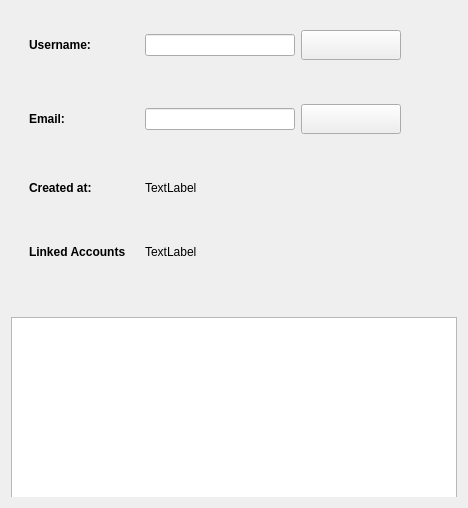
            <widget class="QWidget" name="profile_page">
             <layout class="QHBoxLayout" name="horizontalLayout_10">
              <item>
               <widget class="QWidget" name="widget_6" native="true">
                <layout class="QVBoxLayout" name="verticalLayout_15">
                 <property name="spacing">
                  <number>-1</number>
                 </property>
                 <property name="leftMargin">
                  <number>0</number>
                 </property>
                 <property name="topMargin">
                  <number>0</number>
                 </property>
                 <property name="rightMargin">
                  <number>0</number>
                 </property>
                 <property name="bottomMargin">
                  <number>0</number>
                 </property>
                 <item>
                  <widget class="QWidget" name="widget_8" native="true">
                   <property name="minimumSize">
                    <size>
                     <width>0</width>
                     <height>50</height>
                    </size>
                   </property>
                   <layout class="QHBoxLayout" name="horizontalLayout_12" stretch="1,1">
                    <item>
                     <widget class="QWidget" name="widget_13" native="true">
                      <property name="minimumSize">
                       <size>
                        <width>0</width>
                        <height>50</height>
                       </size>
                      </property>
                      <layout class="QHBoxLayout" name="horizontalLayout_15">
                       <item>
                        <widget class="QLabel" name="username_change_label">
                         <property name="minimumSize">
                          <size>
                           <width>110</width>
                           <height>0</height>
                          </size>
                         </property>
                         <property name="maximumSize">
                          <size>
                           <width>110</width>
                           <height>16777215</height>
                          </size>
                         </property>
                         <property name="font">
                          <font>
                           <bold>true</bold>
                          </font>
                         </property>
                         <property name="text">
                          <string>Username:</string>
                         </property>
                        </widget>
                       </item>
                       <item>
                        <widget class="QLineEdit" name="username_change_value">
                         <property name="minimumSize">
                          <size>
                           <width>150</width>
                           <height>0</height>
                          </size>
                         </property>
                        </widget>
                       </item>
                       <item>
                        <spacer name="horizontalSpacer_8">
                         <property name="orientation">
                          <enum>Qt::Orientation::Horizontal</enum>
                         </property>
                         <property name="sizeType">
                          <enum>QSizePolicy::Policy::Preferred</enum>
                         </property>
                         <property name="sizeHint" stdset="0">
                          <size>
                           <width>32</width>
                           <height>13</height>
                          </size>
                         </property>
                        </spacer>
                       </item>
                       <item>
                        <widget class="QPushButton" name="username_change_button">
                         <property name="minimumSize">
                          <size>
                           <width>100</width>
                           <height>30</height>
                          </size>
                         </property>
                         <property name="maximumSize">
                          <size>
                           <width>100</width>
                           <height>16777215</height>
                          </size>
                         </property>
                         <property name="text">
                          <string/>
                         </property>
                         <property name="checkable">
                          <bool>true</bool>
                         </property>
                         <property name="autoExclusive">
                          <bool>true</bool>
                         </property>
                        </widget>
                       </item>
                      </layout>
                     </widget>
                    </item>
                    <item>
                     <widget class="QWidget" name="widget_12" native="true">
                      <property name="minimumSize">
                       <size>
                        <width>0</width>
                        <height>40</height>
                       </size>
                      </property>
                     </widget>
                    </item>
                   </layout>
                  </widget>
                 </item>
                 <item>
                  <widget class="QWidget" name="widget_9" native="true">
                   <property name="minimumSize">
                    <size>
                     <width>0</width>
                     <height>50</height>
                    </size>
                   </property>
                   <layout class="QHBoxLayout" name="horizontalLayout_11" stretch="1,1">
                    <item>
                     <widget class="QWidget" name="widget_14" native="true">
                      <property name="minimumSize">
                       <size>
                        <width>0</width>
                        <height>50</height>
                       </size>
                      </property>
                      <layout class="QHBoxLayout" name="horizontalLayout_16">
                       <item>
                        <widget class="QLabel" name="email_change_label">
                         <property name="minimumSize">
                          <size>
                           <width>110</width>
                           <height>0</height>
                          </size>
                         </property>
                         <property name="maximumSize">
                          <size>
                           <width>110</width>
                           <height>16777215</height>
                          </size>
                         </property>
                         <property name="font">
                          <font>
                           <bold>true</bold>
                          </font>
                         </property>
                         <property name="text">
                          <string>Email:</string>
                         </property>
                        </widget>
                       </item>
                       <item>
                        <widget class="QLineEdit" name="email_change_value">
                         <property name="minimumSize">
                          <size>
                           <width>150</width>
                           <height>0</height>
                          </size>
                         </property>
                        </widget>
                       </item>
                       <item>
                        <spacer name="horizontalSpacer_9">
                         <property name="orientation">
                          <enum>Qt::Orientation::Horizontal</enum>
                         </property>
                         <property name="sizeType">
                          <enum>QSizePolicy::Policy::Preferred</enum>
                         </property>
                         <property name="sizeHint" stdset="0">
                          <size>
                           <width>32</width>
                           <height>13</height>
                          </size>
                         </property>
                        </spacer>
                       </item>
                       <item>
                        <widget class="QPushButton" name="email_change_button">
                         <property name="minimumSize">
                          <size>
                           <width>100</width>
                           <height>30</height>
                          </size>
                         </property>
                         <property name="maximumSize">
                          <size>
                           <width>100</width>
                           <height>16777215</height>
                          </size>
                         </property>
                         <property name="text">
                          <string/>
                         </property>
                         <property name="checkable">
                          <bool>true</bool>
                         </property>
                         <property name="autoExclusive">
                          <bool>true</bool>
                         </property>
                        </widget>
                       </item>
                      </layout>
                     </widget>
                    </item>
                    <item>
                     <widget class="QWidget" name="widget_15" native="true"/>
                    </item>
                   </layout>
                  </widget>
                 </item>
                 <item>
                  <widget class="QWidget" name="widget_10" native="true">
                   <property name="minimumSize">
                    <size>
                     <width>0</width>
                     <height>40</height>
                    </size>
                   </property>
                   <layout class="QHBoxLayout" name="horizontalLayout_13" stretch="1,1">
                    <item>
                     <widget class="QWidget" name="widget_17" native="true">
                      <property name="minimumSize">
                       <size>
                        <width>0</width>
                        <height>40</height>
                       </size>
                      </property>
                      <layout class="QHBoxLayout" name="horizontalLayout_17">
                       <item>
                        <widget class="QLabel" name="user_created_label">
                         <property name="minimumSize">
                          <size>
                           <width>110</width>
                           <height>0</height>
                          </size>
                         </property>
                         <property name="font">
                          <font>
                           <bold>true</bold>
                          </font>
                         </property>
                         <property name="text">
                          <string>Created at:</string>
                         </property>
                        </widget>
                       </item>
                       <item>
                        <widget class="QLabel" name="user_created_value">
                         <property name="sizePolicy">
                          <sizepolicy hsizetype="Expanding" vsizetype="Preferred">
                           <horstretch>0</horstretch>
                           <verstretch>0</verstretch>
                          </sizepolicy>
                         </property>
                         <property name="minimumSize">
                          <size>
                           <width>100</width>
                           <height>0</height>
                          </size>
                         </property>
                         <property name="text">
                          <string>TextLabel</string>
                         </property>
                        </widget>
                       </item>
                       <item>
                        <spacer name="horizontalSpacer_6">
                         <property name="orientation">
                          <enum>Qt::Orientation::Horizontal</enum>
                         </property>
                         <property name="sizeType">
                          <enum>QSizePolicy::Policy::Expanding</enum>
                         </property>
                         <property name="sizeHint" stdset="0">
                          <size>
                           <width>40</width>
                           <height>20</height>
                          </size>
                         </property>
                        </spacer>
                       </item>
                      </layout>
                     </widget>
                    </item>
                    <item>
                     <widget class="QWidget" name="widget_16" native="true"/>
                    </item>
                   </layout>
                  </widget>
                 </item>
                 <item>
                  <widget class="QWidget" name="widget_11" native="true">
                   <property name="minimumSize">
                    <size>
                     <width>0</width>
                     <height>40</height>
                    </size>
                   </property>
                   <layout class="QHBoxLayout" name="horizontalLayout_14" stretch="1,1">
                    <item>
                     <widget class="QWidget" name="widget_19" native="true">
                      <property name="minimumSize">
                       <size>
                        <width>0</width>
                        <height>40</height>
                       </size>
                      </property>
                      <layout class="QHBoxLayout" name="horizontalLayout_18">
                       <item>
                        <widget class="QLabel" name="user_accounts_label">
                         <property name="minimumSize">
                          <size>
                           <width>110</width>
                           <height>0</height>
                          </size>
                         </property>
                         <property name="font">
                          <font>
                           <bold>true</bold>
                          </font>
                         </property>
                         <property name="text">
                          <string>Linked Accounts</string>
                         </property>
                        </widget>
                       </item>
                       <item>
                        <widget class="QLabel" name="user_accounts_value">
                         <property name="sizePolicy">
                          <sizepolicy hsizetype="Expanding" vsizetype="Preferred">
                           <horstretch>0</horstretch>
                           <verstretch>0</verstretch>
                          </sizepolicy>
                         </property>
                         <property name="minimumSize">
                          <size>
                           <width>100</width>
                           <height>0</height>
                          </size>
                         </property>
                         <property name="text">
                          <string>TextLabel</string>
                         </property>
                        </widget>
                       </item>
                       <item>
                        <spacer name="horizontalSpacer_7">
                         <property name="orientation">
                          <enum>Qt::Orientation::Horizontal</enum>
                         </property>
                         <property name="sizeType">
                          <enum>QSizePolicy::Policy::Expanding</enum>
                         </property>
                         <property name="sizeHint" stdset="0">
                          <size>
                           <width>109</width>
                           <height>13</height>
                          </size>
                         </property>
                        </spacer>
                       </item>
                      </layout>
                     </widget>
                    </item>
                    <item>
                     <widget class="QWidget" name="widget_18" native="true"/>
                    </item>
                   </layout>
                  </widget>
                 </item>
                 <item>
                  <widget class="QTreeView" name="accounts_treeView">
                   <property name="minimumSize">
                    <size>
                     <width>0</width>
                     <height>210</height>
                    </size>
                   </property>
                   <property name="maximumSize">
                    <size>
                     <width>16777215</width>
                     <height>150</height>
                    </size>
                   </property>
                  </widget>
                 </item>
                </layout>
               </widget>
              </item>
             </layout>
            </widget>
